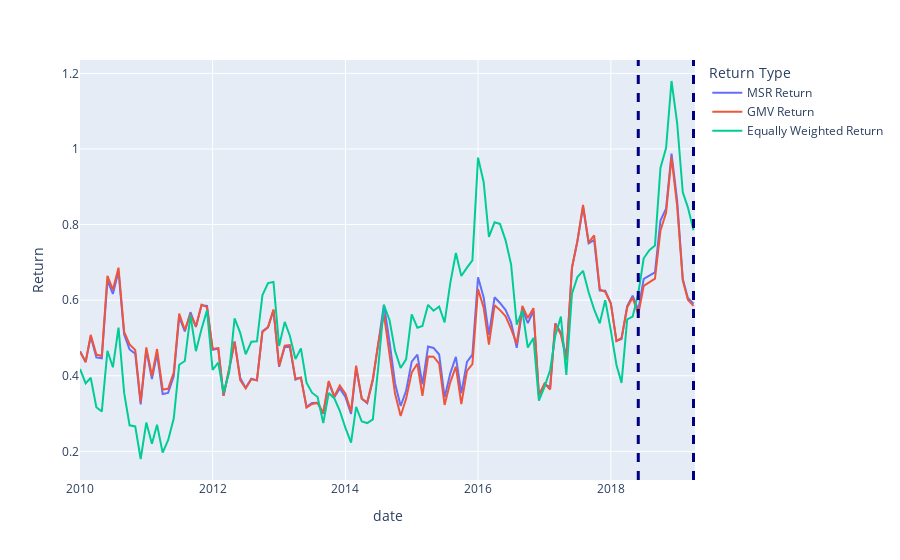

Write notebook code for a chart like this one.
### Code cell
msr_returns = (
  (msr_weights.T * asset_24mo_returns_period_df).sum(axis = 1)
    .rename('MSR Return')
)
gmv_returns = (
  (gmv_weights.T * asset_24mo_returns_period_df).sum(axis = 1)
    .rename('GMV Return')
)
ew_returns = (
  (ew_weights.T * asset_24mo_returns_period_df).sum(axis = 1)
    .rename('Equally Weighted Return')
)
portfolio_returns_df = (
  pd
    .concat([
        msr_returns, 
        gmv_returns,
        ew_returns
      ], axis = 1
    )
)

portfolio_returns_long_df = (
  portfolio_returns_df
    .reset_index()
    .melt(
      id_vars = 'date',
      value_name = 'Return',
      var_name = 'Return Type'
    )
)

print('Number of observations:', len(returns))

f = px.line(
  portfolio_returns_long_df, 
  x = 'date', 
  y = 'Return', 
  color = 'Return Type'
)
f.add_vline(
  x='2018-06-01', 
  line_width=3, 
  line_dash="dash",
  line_color="navy")
f.add_vline(
  x='2019-04-01', 
  line_width=3, 
  line_dash="dash",
  line_color="navy")
